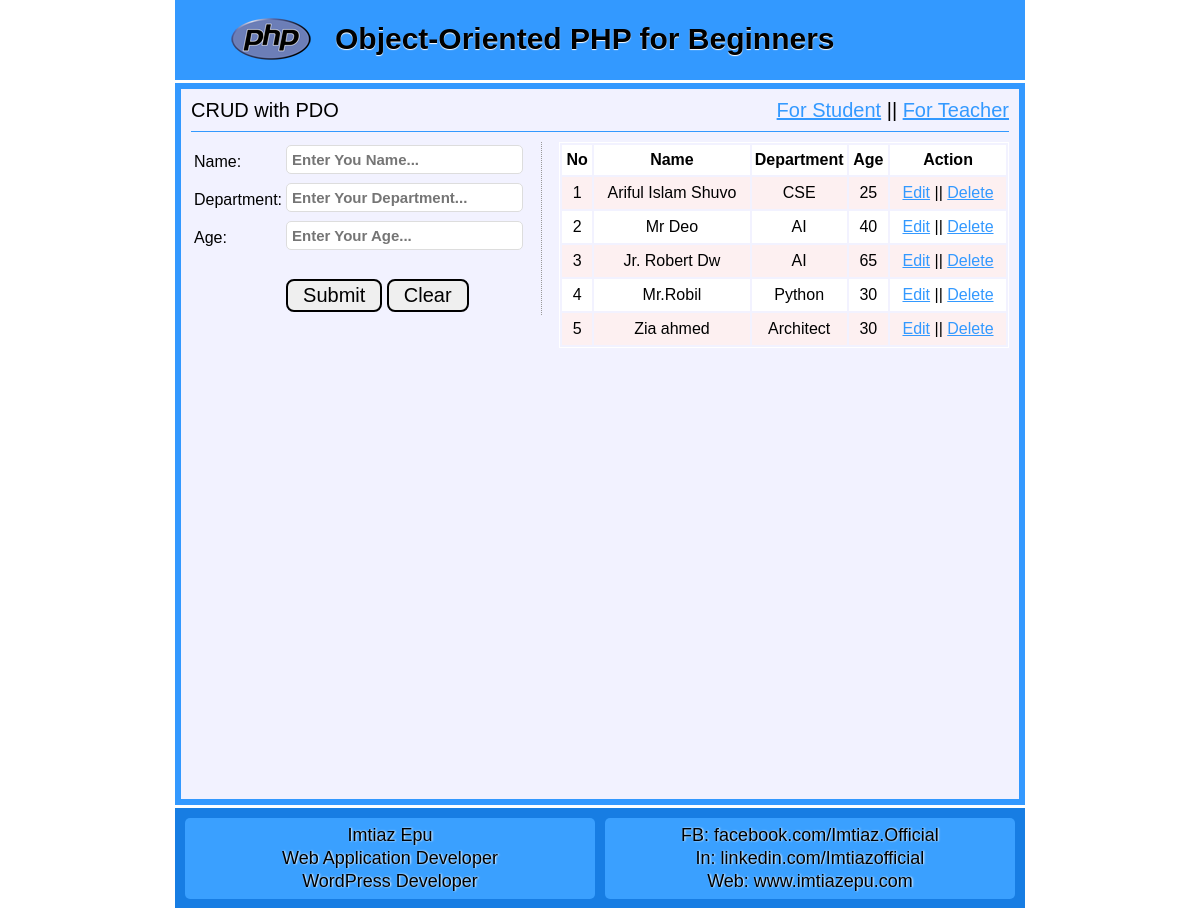
The page / on the database its author committed.
### tables this page shows
CREATE TABLE `tbl_student` (
  `id` int(11) NOT NULL,
  `name` varchar(50) NOT NULL,
  `dept` varchar(50) NOT NULL,
  `age` int(11) NOT NULL
);

### class/Student.php (called while the page is built, shortened)
<?php
	class Student extends Main{
		protected $table = 'tbl_student';
		public function readAll(){
			$sql = "SELECT * FROM $this->table";
			$stmt = db::prepareOwn($sql);
			$stmt->execute();
			return $stmt->fetchAll();
		}
	}
 ?>

### class/db.php (called while the page is built, shortened)
<?php
	class db{
		private static $pdo;
		public static function connection(){
			if (!isset(self::$pdo)) {
				try {
					self::$pdo = new PDO('mysql:host='.DB_HOST.'; dbname='.DB_NAME, DB_USER, DB_PASS);
				} catch (PDOException $e) {
					echo $e->getMessage();
				  }
			}
			return self::$pdo;
		}
		public static function prepareOwn($sql){
			return self::connection()->prepare($sql);
		}
	}
 ?>

### index.php (the view, shortened to what this page needs)
    <?php include "inc/header.php"; ?>
<section class="mainleft">
    <?php
    $user = new Student();
    ?>
    <?php
    if (isset($_GET['action']) && $_GET['action']=='edit') {
        $id     = (int)$_GET['id'];
        $update = $user->edit($id);
    ?>
    <form action="" method="post">
     <table>
        <input type="hidden" name="id" value="<?php echo $update['id']; ?>"/>
        <tr>
            <td>Name: </td>
            <td><input type="text" name="name" value="<?php echo $update['name']; ?>"required="1"/></td>
        </tr>
        <tr>
           <td>Department: </td>
            <td><input type="text" name="dept"  value="<?php echo $update['dept']; ?> "required="1"/></td>
        </tr>
        <tr>
          <td>Age: </td>
            <td><input type="text" name="age"  value="<?php echo $update['age']; ?>" required="1"/></td>
        </tr>
        <tr>
          <td></td>
            <td>
            <input type="submit" name="update" value="Update"/>
            </td>
        </tr>
      </table>
    </form>
    <?php }else {  ?>
    <form action="" method="post">
     <table>
        <tr>
            <td>Name: </td>
            <td><input type="text" name="name" placeholder="Enter You Name..." required="1"/></td>
        </tr>
        <tr>
           <td>Department: </td>
            <td><input type="text" name="dept" placeholder="Enter Your Department..." required="1"/></td>
        </tr>
        <tr>
          <td>Age: </td>
            <td><input type="text" name="age" placeholder="Enter Your Age..." required="1"/></td>
        </tr>
        <tr>
          <td></td>
            <td>
            <input type="submit" name="submit" value="Submit"/>
            <input type="reset" value="Clear"/>
            </td>
        </tr>
      </table>
    </form>
    <?php } ?>
    </section>
    <section class="mainright">
      <table class="tblone">
        <tr>
            <th>No</th>
            <th>Name</th>
            <th>Department</th>
            <th>Age</th>
            <th>Action</th>
        </tr>
        <?php
            $i = 0;
            foreach ($user->readAll() as $key => $value) {
               $i++;
        ?>
        <tr>
            <td><?php echo $i; ?></td>
            <td><?php echo $value['name']; ?></td>
            <td><?php echo $value['dept']; ?></td>
            <td><?php echo $value['age']; ?></td>
            <td>
            <?php echo "<a href='index.php?action=edit&id=".$value['id']."'>Edit</a>" ?> ||
            <?php echo "<a href='index.php?action=delete&id=".$value['id']."' onClick='return confirm(\"Are you sure to delete data ?\")'>Delete</a>" ?>
            </td>
        </tr>
        <?php } ?>
      </table>
    </section>
<?php include "inc/footer.php"; ?>

### inc/header.php (shortened to what this page needs)
<!DOCTYPE HTML>
<html>
<head>
</head>
<body>
  <header class="headeroption">
    <h2>Object-Oriented PHP for Beginners</h2>
  </header>
<div class="content">
<section class="subject">
<p>CRUD with PDO <span style="float:right"><a href="index.php">For Student</a>  || <a href="teacher.php">For Teacher</a></span><p>
</section>

### inc/footer.php
</div>
  <footer class="footeroption">
	  <section class="footerone">
	  <p>Imtiaz Epu</p>
	  <p>Web Application Developer</p>
	  <p>WordPress Developer</p>
	  </section>
	  <section class="footerone">
		  <p>FB: facebook.com/Imtiaz.Official</p>
		  <p>In: linkedin.com/Imtiazofficial</p>
		  <p>Web: www.imtiazepu.com</p>
	  </section>
  </footer>
</body>
</html>

### inc/header.php (style rules this page uses)
body { font-family: arial;font-size: 15px;line-height: 18px;margin: 0 auto;width: 850px; }
a { color:#3399FF; }
.headeroption { background: #3399ff url("img/php.png") no-repeat scroll 56px 18px;height: 80px;overflow: hidden;padding-left: 160px; }
.headeroption h2 { color: #000;font-size: 30px;padding-top: 5px;text-shadow: 0 1px 1px #fff; }
.content { background: #f2f2ff;border: 6px solid #3399ff;font-size: 16px;line-height: 22px;margin-bottom: 3px;margin-top: 3px;min-height: 690px;overflow: hidden;padding: 10px; }
.subject { border-bottom: 1px solid #3399ff;font-size: 20px;margin-bottom: 10px;padding-bottom: 10px; }
.subject p { margin:0; }
.mainleft { border-right: 1px dotted #999;float: left;margin-right: 16px;width: 350px; }
.mainright { float:right;width:450px; }
.tblone { width:100%;border:1px solid #fff; }
.tblone td { padding:5px 10px;text-align:center; }
table.tblone tr:nth-child(2n+1) { background:#fff;height:30px; }
table.tblone tr:nth-child(2n) { background:#fdf0f1 none repeat scroll 0 0;height:30px; }
input[type="text"] { border:1px solid #ddd;margin-bottom:5px;padding:5px;width:228px;font-size:16px }
input[type="submit"] { cursor: pointer }
.footeroption { height:90px;background:#177de3;overflow:hidden;padding-top:10px;overflow: hidden; }
.footerone { background: #3aa0ff;border-radius: 5px;float: left;font-size: 18px;line-height: 23px;margin-left: 10px;padding: 6px 10px;text-align: center;text-shadow: 1px 0 2px #fff;width: 390px;overflow: hidden; }
.footerone p { margin:0; }
input[type=text] { border-radius: 5px;padding: 5px 5px;width: 225px; font-size: 15px;font-weight: bold; }
input[type=submit],input[type=reset] { font-size: 20px;padding: 3px 15px;border: 2px solid;border-radius: 8px; margin-top: 20px; }

### rows shown on the page
tbl_student: name "Ariful Islam Shuvo", dept "CSE", age "25"
tbl_student: name "Mr Deo", dept "AI", age "40"
tbl_student: name "Jr. Robert Dw", dept "AI", age "65"
tbl_student: name "Mr.Robil", dept "Python", age "30"
tbl_student: name "Zia ahmed", dept "Architect", age "30"
